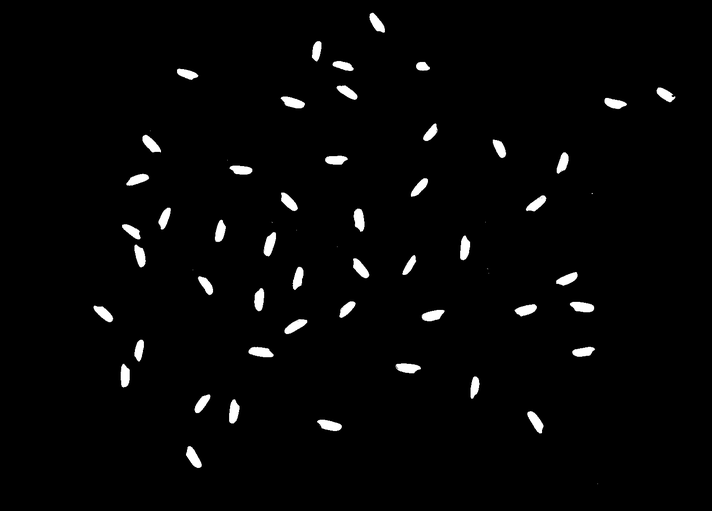
//> input picture Trabalho1/trabalho1cpp/01 - binarizada.png, 712 x 511 px, shrunk from 1504 x 1080 before the run, given in place of arroz.bmp, which was not available
$ ./main   (built with g++ and OpenCV 4)
//> lines starting //> are read from the running program, lines starting //| are printed output that depends on the picture; after the words box and inside, x2 and y2 are one past the last pixel; in counts of white or black regions, pixels touching at a corner belong together; pictures that were not available may be replaced by others from this repository, and a replacement may not be noted
/*============================================================================*/
/* Exemplo: segmenta��o de uma imagem em escala de cinza.                     */
/*----------------------------------------------------------------------------*/
/* Autor: Bogdan T. Nassu                                                     */
/* Universidade Tecnol�gica Federal do Paran�                                 */
/*============================================================================*/

#include <iostream>
#include <time.h>
#include <vector>
#include <opencv2/imgproc.hpp>
#include <opencv2/highgui.hpp>

using namespace std;
using namespace cv;

/*============================================================================*/

#define INPUT_IMAGE "arroz.bmp"

// TODO: ajuste estes par�metros!
#define NEGATIVO false // aroz: false; texto: true
#define THRESHOLD 0.81f // arroz: 0.81f; texto: 0.53f
#define ALTURA_MIN 5
#define LARGURA_MIN 5
#define N_PIXELS_MIN 5

/*============================================================================*/

typedef struct
{
    float label; // R�tulo do componente.
    Rect roi; // Coordenadas do ret�ngulo envolvente do componente.
    int n_pixels; // N�mero de pixels do componente.

} Componente;

/*============================================================================*/

void binariza (Mat& in, Mat& out, float threshold);
void rotula (Mat& img, vector <Componente>& componentes, int largura_min, int altura_min, int n_pixels_min);
void inunda (Mat& img, Componente &componente, int row, int col);
/*============================================================================*/

int main ()
{
    // Abre a imagem em escala de cinza, e mant�m uma c�pia colorida dela para desenhar a sa�da.
    Mat img = imread (INPUT_IMAGE, IMREAD_GRAYSCALE);
//> img is the input picture: 511 rows x 712 cols, CV_8UC1; min 0, max 255, mean 5.6
    Mat aux = img.clone();
    Rect roi;
    if (!img.data)
    {
        cerr << "Erro abrindo a imagem.\n";
        exit (1);
    }
	// Converte para float.
    img.convertTo(aux, CV_32F, 1.0/255.0);
    Mat img_out (img.rows, img.cols, CV_8UC3);
    cvtColor (img, img_out, COLOR_GRAY2BGR);

    // Segmenta a imagem.
    if (NEGATIVO)
        aux = 1 - aux;

    binariza (aux, img_out, THRESHOLD);
//> after the loop in binariza, `for (int i = 0; i < in.rows; i++)`:
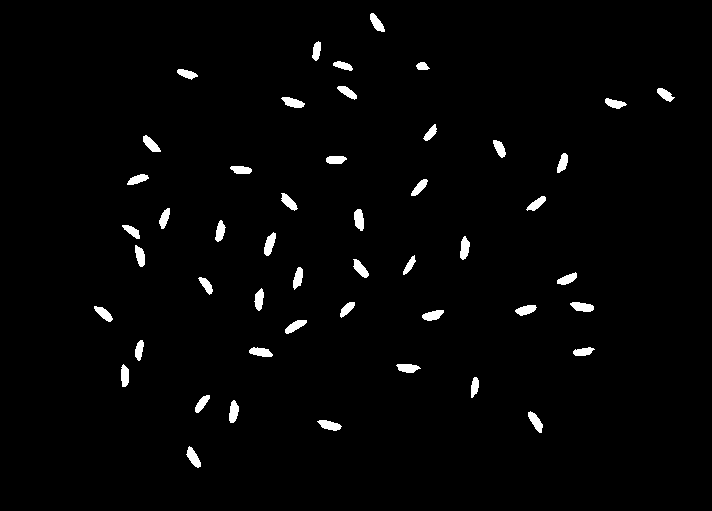
//> out: 511 rows x 712 cols, CV_8UC3; 2% white; 49 white regions, largest, box (x1, y1, x2, y2) and area: (264, 232, 276, 256) 175, (570, 302, 594, 312) 174, (354, 209, 364, 231) 171
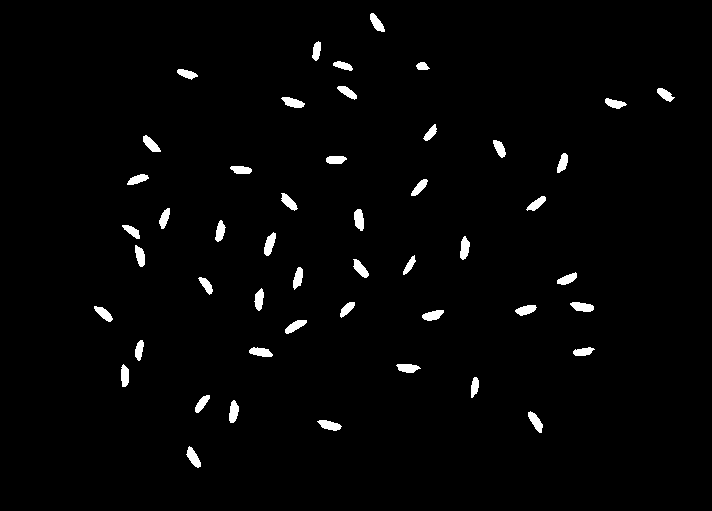
//> aux: 511 rows x 712 cols, CV_32FC1; values 0 (black) and 1 (white), 2% white; 49 white regions, largest, box (x1, y1, x2, y2) and area: (264, 232, 276, 256) 175, (570, 302, 594, 312) 174, (354, 209, 364, 231) 171
	imwrite ("01 - binarizada.png", img_out);
    imshow ("01 - binarizada", img_out);

    vector <Componente> componentes;
    clock_t tempo_inicio = clock ();
    rotula (aux, componentes, LARGURA_MIN, ALTURA_MIN, N_PIXELS_MIN);
//> the loop in rotula, `for(int i = 0; i < img.rows; i++)` made 511 passes
//> label on passes 1 to 3: 0, 0, 0
//> after the loop in rotula, `for(int i = 0; i < img.rows; i++)`:
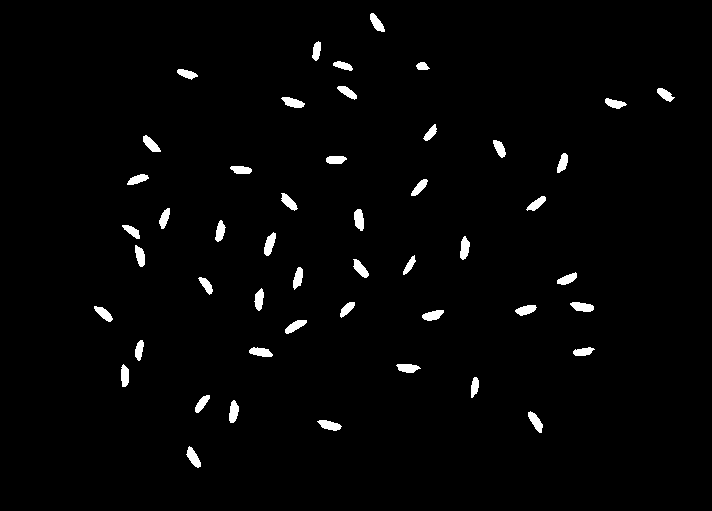
//> img: 511 rows x 712 cols, CV_32FC1; values 0 (black) and 0.5 (white), 2% white; 49 white regions, largest, box (x1, y1, x2, y2) and area: (264, 232, 276, 256) 175, (570, 302, 594, 312) 174, (354, 209, 364, 231) 171
//> after the loop in rotula, `for(int i = 0; i < img.rows; i++)`: label = 49; componentes = 49 items
//> componentes = 49 items
    clock_t tempo_total = clock () - tempo_inicio;

    cout << "Tempo: " << (int) tempo_total << endl;
    cout << componentes.size () << " componentes detectados" << endl;
//| 49 componentes detectados

    // // Mostra os objetos encontrados.
    cvtColor(img, img, 3, 3);
    for (unsigned int i = 0; i < componentes.size (); i++) {
        rectangle(img, componentes[i].roi, Scalar(0, 0 , 255));
    }
//> this loop made 49 passes
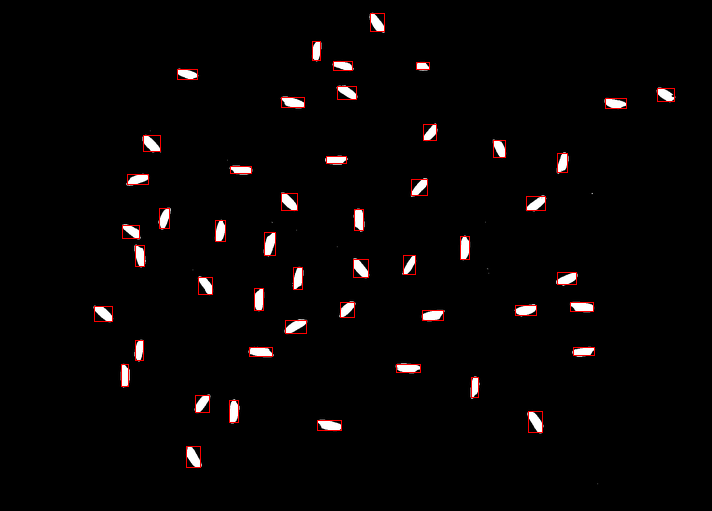
//> img: 511 rows x 712 cols, CV_8UC3; 0.83% of pixels changed, all inside (x1, y1, x2, y2) = (94, 13, 675, 468)
	imshow ("02 - out", img);
	imwrite ("02 - out.bmp", img);
	waitKey ();

    return (0);
}

/*----------------------------------------------------------------------------*/
/** Binariza��o simples por limiariza��o.
 *
 * Par�metros: Mat& in: imagem de entrada. Se tiver mais que 1 canal, binariza
 *               cada canal independentemente.
 *             Mat& out: imagem de sa�da. Deve ter o mesmo tamanho da imagem de
 *               entrada.
 *             float threshold: limiar.
 *
 * Valor de retorno: nenhum (usa a imagem de sa�da). */

void binariza (Mat& in, Mat& out, float threshold)
{
    if (in.cols != out.cols || in.rows != out.rows)
    {
        cerr << "ERRO: binariza: as imagens precisam ter o mesmo tamanho e numero de canais.\n";
        exit (1);
    }

    // TODO: escreva o c�digo desta fun��o.
    for (int i = 0; i < in.rows; i++) {
        for (int j = 0; j < in.cols ; j++) {
            Vec3b &pixel_out = out.at<Vec3b>(i,j);
            float &pixel = in.at<float>(i,j);
            float value = pixel;
            if (value > threshold) {
                pixel_out.val[0] = pixel_out.val[1] = pixel_out.val[2] = 255;
                pixel = 1;
            } else {
                pixel_out.val[0] = pixel_out.val[1] = pixel_out.val[2] = 0;
                pixel = 0;
            }

        }
    }


}

/*============================================================================*/
/* ROTULAGEM                                                                  */
/*============================================================================*/
/** Rotulagem usando flood fill. Marca os objetos da imagem com os valores
 * [0.1,0.2,etc].
 *
 * Par�metros: Mat& img: imagem de entrada E sa�da.
 *             vector <Componente>& componentes: coloca aqui os componentes
 *               gerados.
 *             int largura_min: descarta componentes com largura menor que esta.
 *             int altura_min: descarta componentes com altura menor que esta.
 *             int n_pixels_min: descarta componentes com menos pixels que isso.
 *
 * Valor de retorno: nenhum. Usa o vetor de sa�da. */

void rotula (Mat& img, vector <Componente>& componentes, int largura_min, int altura_min, int n_pixels_min)
{
    // TODO: escreva esta fun��o.
	// Use a abordagem com flood fill recursivo.
    int label  = 0;
    for(int i = 0; i < img.rows; i++) {
        for (int j = 0; j < img.cols; j++) {
            float &pixel = img.at<float>(i,j);
            if (pixel == 1) {
                Componente componente;
                componente.n_pixels = 0;
                componente.roi.width = 1;
                componente.roi.height = 1;
                componente.roi.x = j;
                componente.roi.y = i;
                componente.label = ++label;
                inunda(img, componente, i, j);
                if (componente.n_pixels > n_pixels_min && componente.roi.width > largura_min && componente.roi.height > altura_min) {
                    componentes.push_back(componente);
                } else {
                    label--;
                }
            }
        }
    }
}

void inunda (Mat& img, Componente &componente, int row, int col) {
        componente.n_pixels++;

        if (row < componente.roi.y) {
            int height = componente.roi.height  + abs(componente.roi.y - row);
            componente.roi.height = height;
            componente.roi.y = row;
        }
        if (col < componente.roi.x) {
            int width = componente.roi.width  + abs(componente.roi.x - col);
            componente.roi.width = width;
            componente.roi.x = col;
        }


        int width = abs(col - componente.roi.x) + 1;
        int height = abs(row - componente.roi.y) + 1;
        if (componente.roi.height < height) {
            componente.roi.height = height;
        }

        if (componente.roi.width < width) {
            componente.roi.width = width;
        }


        img.at<float>(row, col) = 0.5;
        if (img.at<float>(row +1, col) == 1 && (row + 1 ) < img.rows) {
            inunda(img, componente, row + 1, col);
        }
        if (img.at<float>(row - 1, col) == 1 && (row - 1 ) > 0) {
            inunda(img, componente, row - 1, col);
        }
        if (img.at<float>(row, col + 1) == 1 && (col + 1 ) < img.cols) {
            inunda(img, componente, row, col + 1);
        }
        if (img.at<float>(row, col - 1) == 1 && (col - 1 ) > 0) {
            inunda(img, componente, row, col - 1);
        }

}


/*============================================================================*/
